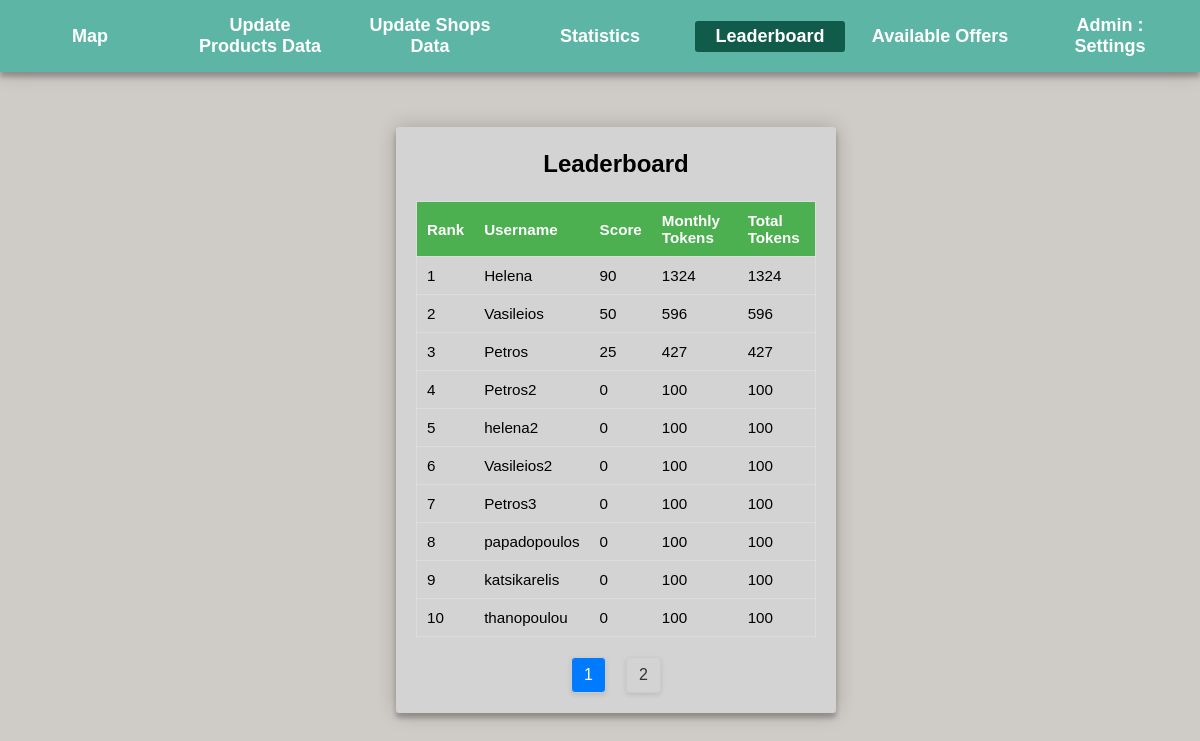
The app's page /map/admin/leaderboard/leaderboard.php with its own data.
### tables this page shows
CREATE TABLE `user` (
  `user_id` int(11) NOT NULL,
  `user_username` varchar(30) NOT NULL,
  `email` varchar(40) NOT NULL,
  `password` varchar(20) NOT NULL,
  `isAdmin` tinyint(1) NOT NULL,
  `total_score` int(11) NOT NULL,
  `monthly_score` int(11) NOT NULL,
  `total_tokens` int(11) NOT NULL,
  `premonth_tokens` int(11) NOT NULL,
  `offers` int(11) NOT NULL,
  `likes` int(11) NOT NULL,
  `dislikes` int(11) NOT NULL
);

### map/admin/leaderboard/leaderboard.php (the view, shortened to what this page needs)
<?php
$page = isset($_GET['page']) ? intval($_GET['page']) : 1;
$itemsPerPage = 10;
$offset = ($page - 1) * $itemsPerPage;
$conn = mysqli_connect('localhost', 'root', '', 'web_database');
$query = "SELECT user_username as user_name, total_score as user_score, total_tokens, (total_tokens - premonth_tokens) as tokens_this_month
FROM user
WHERE isAdmin = '0'
ORDER BY total_score DESC
LIMIT $itemsPerPage OFFSET $offset";
$result = mysqli_query($conn, $query);
$leaderboardData = [];
while ($row = mysqli_fetch_assoc($result)) {
  $leaderboardData[] = $row;
}
?>
<!DOCTYPE html>
<html>
<head>
  <link rel="stylesheet" href="/web_database/map/admin/adm.css">
  <link rel="stylesheet" href="/web_database/map/admin/leaderboard/leaderboard_style.css">
</head>
<body>
<div class="menu-bar">
   <ul>
     <li><a href="/web_database/map/admin/admin_dashboard.php">Map</a></li>
     <li><a href="/web_database/map/admin/update_products.php">Update Products Data </a></li>
     <li><a href="/web_database/map/admin/update_shops.php">Update Shops Data</a></li>
     <li><a href="/web_database/map/admin/statistics/statistics.php">Statistics</a></li>
     <li class="pressed"><a href="/web_database/map/admin/leaderboard/leaderboard.php">Leaderboard</a></li>
     <li><a href="/web_database/map/admin/show_offers/offers.php">Available Offers</a></li>
     <li><a href="/web_database/map/admin/admin_settings/adm_settings.php">Admin : <?php echo $_SESSION['user_name']; ?> <br>Settings</a></li>
   </ul>
</div>
<div class="container">
  <h2>Leaderboard</h2>
  <table>
    <thead>
      <tr>
        <th>Rank</th>
        <th>Username</th>
        <th>Score</th>
        <th>Monthly Tokens</th>
        <th>Total Tokens</th>
      </tr>
    </thead>
    <tbody>
      <?php
      $rank = ($page - 1) * $itemsPerPage + 1;
      foreach ($leaderboardData as $data) {
        echo "<tr>";
        echo "<td>{$rank}</td>";
        echo "<td>{$data['user_name']}</td>";
        echo "<td>{$data['user_score']}</td>";
        echo "<td>{$data['tokens_this_month']}</td>";
        echo "<td>{$data['total_tokens']}</td>";
        echo "</tr>";
        $rank++;
      }
      ?>
    </tbody>
  </table>
    <?php
        $totalUsers = $conn->query("SELECT COUNT(*) as count FROM user")->fetch_assoc()['count'];
        $totalPages = ceil($totalUsers / 10);
        echo '<div class="pagination">';
        for ($i = 1; $i <= $totalPages; $i++) {
            if ($i == $page) {
                 echo "<span>{$i}</span> ";
            } else {
                echo "<a href='leaderboard.php?page={$i}'>{$i}</a> ";
            }
        }
        echo '</div>';
    ?>
</div>
</body>
</html>

### map/admin/adm.css (style rules this page uses)
* { padding: 0; margin: 0; box-sizing: border-box; }
body { background: #cfcbc6; --color-primary: #5db5a5; --color-primary2: #009579; --color-primary-dark: #007f67; --color-secondary: #252c6a; --color-error: #cc3333; --color-success: #4bb544; background: var(--color-primary) ; background: -webkit-linear-gradient(right, #cfcbc6, #cfcbc6); font-family: sans-serif; -webkit-font-smoothing: antialiased; -moz-osx-font-smoothing: grayscale; --border-radius: 3px; }
.menu-bar { overflow-x: hidden; background-color: #5db5a5; text-align: center; box-shadow: 0 0 20px 0 rgba(0, 0, 0, 0.2), 0 5px 5px 0 rgba(0, 0, 0, 0.24); }
.menu-bar ul { font-weight: 700; display: inline-flex; list-style: none; color: white; font-size: large; position:relative; display: flex; align-items: center; justify-content: center; }
.menu-bar ul li { width:150px; margin:10px; padding:5px; }
a { color: inherit; text-decoration: none; }
.pressed { background-color: #115b4a; color: white; border-radius: 3px; }
.container { position: absolute; top: 50%; left: 50%; transform: translate(-50%, -50%); z-index: 1; background: #d3d3d3; width: 300px; max-width: 440px; margin: 1rem; padding: 30px; border-radius: var(--border-radius); box-shadow: 0 0 20px 0 rgba(0, 0, 0, 0.2), 0 5px 5px 0 rgba(0, 0, 0, 0.24); }
.container, .form__input, .form__input2, .form__button { font: 500 1rem 'Quicksand', sans-serif; }

### map/admin/leaderboard/leaderboard_style.css (style rules this page uses)
.container { width: 100%; box-sizing: border-box; margin-top: 20px; overflow-x: hidden; padding: 0 20px; }
.container h2 { margin-top: 23px; margin-bottom: 23px; }
table { border-collapse: collapse; width: 100%; border: 1px solid #ddd; font-size: 0.95em; }
th, td { text-align: left; padding: 10px; border-bottom: 1px solid #ddd; }
tr:last-child td { border-bottom: none; }
th { background-color: #4CAF50; color: white; position: sticky; top: 0; z-index: 2; }
.pagination { display: flex; justify-content: center; padding: 20px 0; align-items: center; }
.pagination a, .pagination span { margin: 0 10px; padding: 8px 12px; border: 1px solid #ccc; text-decoration: none; color: #333; border-radius: 4px; transition: all 0.3s; box-shadow: 0 2px 5px rgba(0, 0, 0, 0.1); font-weight: 500; }
.pagination span { background-color: #007BFF; color: #fff; }
h2 { text-align: center; }

### records on screen
user: user_username "Helena", total_score "90", tokens_this_month "1324", total_tokens "1324"
user: user_username "Vasileios", total_score "50", tokens_this_month "596", total_tokens "596"
user: user_username "Petros", total_score "25", tokens_this_month "427", total_tokens "427"
user: user_username "Petros2", total_score "0", tokens_this_month "100", total_tokens "100"
user: user_username "helena2", total_score "0", tokens_this_month "100", total_tokens "100"
user: user_username "Vasileios2", total_score "0", tokens_this_month "100", total_tokens "100"
user: user_username "Petros3", total_score "0", tokens_this_month "100", total_tokens "100"
user: user_username "papadopoulos", total_score "0", tokens_this_month "100", total_tokens "100"
user: user_username "katsikarelis", total_score "0", tokens_this_month "100", total_tokens "100"
user: user_username "thanopoulou", total_score "0", tokens_this_month "100", total_tokens "100"
